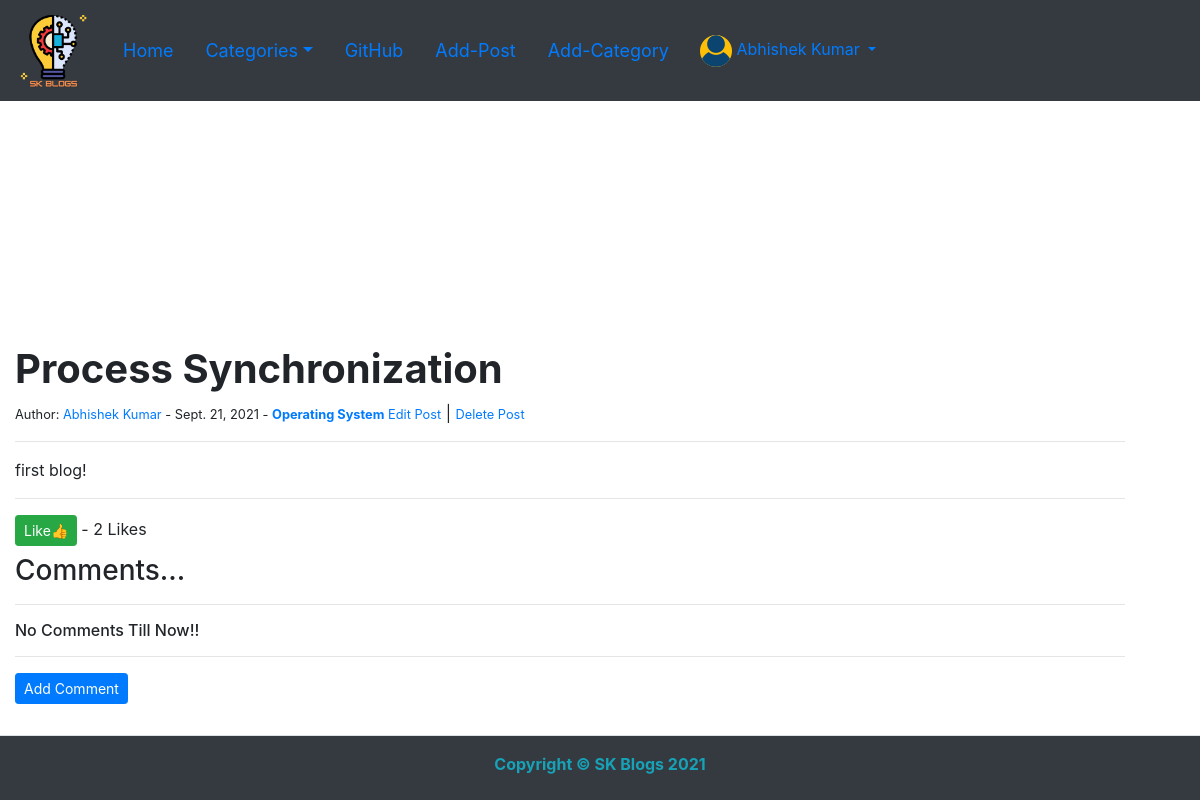
The app's page /article/8 (signed in) with its own data.
### blog/models.py (models this page shows, shortened)
class Post(models.Model):
    title = models.CharField(max_length=255)
    title_tag = models.CharField(max_length=255)
    post_date = models.DateField(auto_now_add=True)
    author  = models.ForeignKey(User, on_delete=CASCADE)
    category = models.ForeignKey(Category, models.SET_NULL, blank=True, null=True)
    body = RichTextField(blank=True, null=True)
    snippet = models.CharField(max_length=255)
    likes = models.ManyToManyField(User, related_name="blog_posts")
    def total_likes(self):
        return self.likes.count()

class Category(models.Model):
    name = models.CharField(max_length=255)
    def __str__(self):
        return self.name

### blog/views.py (the view)
# urls.py: path('article/<int:pk>', ArticleView.as_view(), name="article-view"),
class ArticleView(DetailView):
    model = Post
    template_name = 'article.html'
    def get_context_data(self, *args, **kwargs):
        cat_menu = Category.objects.all()
        context = super(ArticleView, self).get_context_data(*args, **kwargs)
        context["cat_menu"] = cat_menu
        stuff = get_object_or_404(Post, id=self.kwargs['pk'])
        total_likes = stuff.total_likes()
        context["total_likes"] = total_likes
        liked = False
        if stuff.likes.filter(id=self.request.user.id).exists():
            liked = True
        context["liked"] = liked
        return context

### blog/templates/article.html (shortened to what this page needs)
{% extends 'base.html' %}
{% load static %}
{% block content %}
<div class="container">
    <h1 class="fw-light mt-5"><strong>{{ post.title }}</strong></h1>
    <small>Author:
      {% if post.author.profile.id %}
        <a href="{% url 'show-profile-page' post.author.profile.id %}">{{ post.author.first_name }} {{ post.author.last_name }}</a> - {{ post.post_date }} - <a href="{% url 'category' post.category|slugify %}"><strong>{{post.category}}</strong></a>
      {% else %}
        {{ post.author.first_name }} {{ post.author.last_name }} - {{ post.post_date }} - <a href="{% url 'category' post.category|slugify %}"><strong>{{post.category}}</strong></a>
      {% endif %}
        {% if user.is_authenticated %}
            {% if user.id == post.author.id %}
                <a href="{% url 'update-post' post.pk %}">Edit Post</a></small> |
                <a href="{% url 'delete-post' post.pk %}"><small>Delete Post</small></a>
            {% endif %}
        {% endif %}
    <hr/>
    {{ post.body|safe }}
    {% if user.is_authenticated %}
        <hr/>
        <form action="{% url 'like-post' post.pk %}" method="POST">
            {% if liked %}
                <button type="submit" name="post_id" value= "{{ post.id }}" class="btn btn-danger btn-sm">Unlike👎</button>
            {% else %}
                <button type="submit" name="post_id" value= "{{ post.id }}" class="btn btn-success btn-sm">Like👍</button>
            {% endif %}
            - {{ total_likes }} Likes
        </form>
    {% endif %}
    <h3 class="fw-light mt-2">Comments...</h3>
    <hr/>
    {% if not post.comments.all %}
        <h6>No Comments Till Now!!</h6>
    {% endif %}
    <hr/>
    <a href="{% url 'add-comment' post.pk %}"><button class="btn btn-primary btn-sm">Add Comment</button></a>
<br/>
<br/>
<br/>
<br/>
<br/>
</div>
{% endblock %}

### blog/templates/base.html (shortened to what this page needs)
<!doctype html>
<html lang="en" class="h-100">
{% load static %}
  <head>
    <link rel="stylesheet" href="{% static 'css/bootstrap.min.css' %}">
    <link href="{% static 'css/sticky-footer-navbar.css' %}" rel="stylesheet">
  </head>
  <body class="d-flex flex-column h-100">
    {% if not user.is_authenticated %}
        <header class="border-bottom bg-dark">
          <nav class="navbar navbar-inverse navbar-expand-md navbar-dark fixed-top bg-dark">
            <div class="d-flex flex-wrap align-items-center justify-content-center justify-content-lg-start">
              <a class="navbar-brand" href="{% url 'home' %}">
                  <img src="{% static 'sk-blogs-icon.png' %}" alt="SK BLOGS's ICON" width="75" class="d-inline-block align-text-center">
              </a>
              <button class="navbar-toggler" type="button" data-bs-toggle="collapse" data-bs-target="#navbarSupportedContent" aria-controls="navbarSupportedContent" aria-expanded="false" aria-label="Toggle navigation">
              <span class="navbar-toggler-icon"></span>
              </button>
              <div class="collapse navbar-collapse" id="navbarSupportedContent">
              <ul class="nav col-12 col-lg-auto me-lg-auto mb-2 justify-content-center mb-md-0" style="font-size: large;">
              <li class="nav-item"><a class="nav-link link-info" href="{% url 'home' %}">Home</a></li>
              {% if cat_menu %}
              <li class="nav-item dropdown">
              <a class="nav-link link-info dropdown-toggle" href="{% url 'category-list' %}" id="navbarDropdown" role="button" data-bs-toggle="dropdown" aria-expanded="false">Categories</a>
                <ul class="dropdown-menu" aria-labelledby="navbarDropdown">
                  {% for item in cat_menu %}
                    <li><a class="dropdown-item" href="{% url 'category' item|slugify %}">{{ item }}</a></li>
                  {% endfor %}
                </ul>
              </li>
              {% else %}
              <li class="nav-item"><a class="nav-link link-info" href="{% url 'category-list' %}">Categories</a></li>
              {% endif %}
              <li class="nav-item"><a class="nav-link link-info" href="https://github.com/sanju6890/SK-Blogs" target="_blank">GitHub</a></li>
              </ul>
              <div class="text-end">
                <a href="{% url 'signin' %}"><button type="button" class="btn btn-outline-light me-2">LogIn</button></a>
                <a href="{% url 'register' %}"><button type="button" class="btn btn-warning">SignUp</button></a>
              </div>
              </div>
            </div>
          </nav>
        </header>
    {% else %}
        <header class="border-bottom bg-dark">
          <nav class="navbar navbar-inverse navbar-expand-md navbar-dark fixed-top bg-dark">
            <div class="d-flex flex-wrap align-items-center justify-content-center justify-content-lg-start">
            <a class="navbar-brand" href="{% url 'home' %}">
                <img src="{% static 'sk-blogs-icon.png' %}" alt="SK BLOGS's ICON" width="75" class="d-inline-block align-text-center">
            </a>
            <div class="collapse navbar-collapse" id="navbarSupportedContent">
              <ul class="nav col-12 col-lg-auto me-lg-auto mb-2 justify-content-center mb-md-0" style="font-size: large; ">
                <li class="nav-item"><a class="nav-link link-info" href="{% url 'home' %}">Home</a></li>
              {% if cat_menu %}
              <li class="nav-item dropdown">
              <a class="nav-link link-info dropdown-toggle" href="{% url 'category-list' %}" id="navbarDropdown" role="button" data-bs-toggle="dropdown" aria-expanded="false">Categories</a>
              </li>
              {% else %}
              <li class="nav-item"><a class="nav-link link-info" href="{% url 'category-list' %}">Categories</a></li>
              {% endif %}
                <li class="nav-item"><a class="nav-link link-info" href="https://github.com/sanju6890/SK-Blogs" target="_blank">GitHub</a></li>
                {% if user.is_authenticated %}
                  <li class="nav-item"><a class="nav-link link-info" href="{% url 'add-post' %}">Add-Post</a></li>
                  <li class="nav-item"><a class="nav-link link-info" href="{% url 'add-category' %}">Add-Category</a></li>
                {% endif %}
              </ul>
              <div class="dropdown text-end">
                <a href="#" class="d-block link-info text-decoration-none dropdown-toggle" id="dropdownUser1" data-bs-toggle="dropdown" aria-expanded="false">
                  {% if page_user.profile_pic %}
                  <img src="{{ page_user.profile_pic.url }}" alt="user profile" width="32" height="32" class="rounded-circle bg-warning">
                  {% else %}
                  <img src="{% static 'profile_pic.png' %}" alt="user profile" width="32" height="32" class="rounded-circle bg-warning">
                  {% endif %}
                  {{user.first_name}} {{user.last_name}}
                </a>
              </div>
            </div>
            </div>
          </nav>
        </header>
    {% endif %}
<main class="flex-shrink-0">
{% block content %}
{% endblock content %}
</main>
<footer class="footer mt-auto py-2 bg-dark text-info border-top">
    <div class="container mt-2">
        <p class="copyright" style="text-align: center;"><strong>Copyright © SK Blogs 2021</strong></p>
    </div>
</footer>
  </body>
</html>

### blog/static/css/sticky-footer-navbar.css (style rules this page uses)
main > .container { position: absolute; bottom: 0; padding: 60px 15px 0; }

### records on screen
Post: title "Process Synchronization", author.first_name "Abhishek", author.last_name "Kumar", post_date "Sept. 21, 2021", category "Operating System", body "first blog!"

### other values on screen
{{ user.first_name }} "Abhishek"
{{ user.last_name }} "Kumar"
{{ total_likes }} "2"
